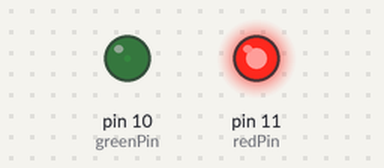
Bench run of a sketch on a simulated Arduino Uno, built with avr-gcc and run on an emulated ATmega328P. Shown: output pins drawn as LEDs (lit = HIGH).

Above: at 12.9 s.
At 19.1 s:
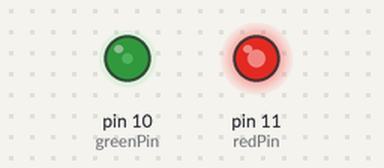
At 25.5 s:
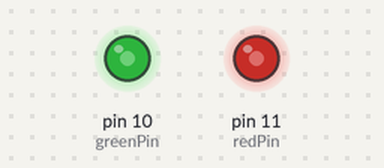
At 38.11 s:
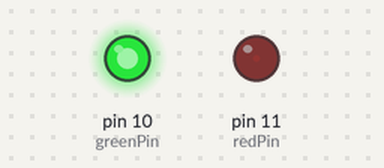
Timing chart, 0 to 40.0 s (numbered marks = the images above):
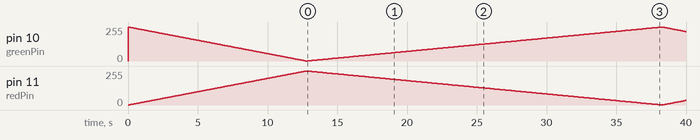

The sketch:

S15-2colorled2.ino
```cpp
int redPin = 11; // red LED
int greenPin = 10; // green LED (S)
int value;

void setup () {
  pinMode (redPin, OUTPUT);
  pinMode (greenPin, OUTPUT);
}

// To green
void loop () {
    analogWrite (greenPin, value);
    for (value = 255; value > 0; value--)
    {
    analogWrite (greenPin, value);
    analogWrite (redPin, 255 - value);
    delay (50);
    }
    //To red
    for (value = 0; value < 255; value++)
    {
    analogWrite (greenPin, value);
    analogWrite (redPin, 255 - value);
    delay (100);
    }
}
```
